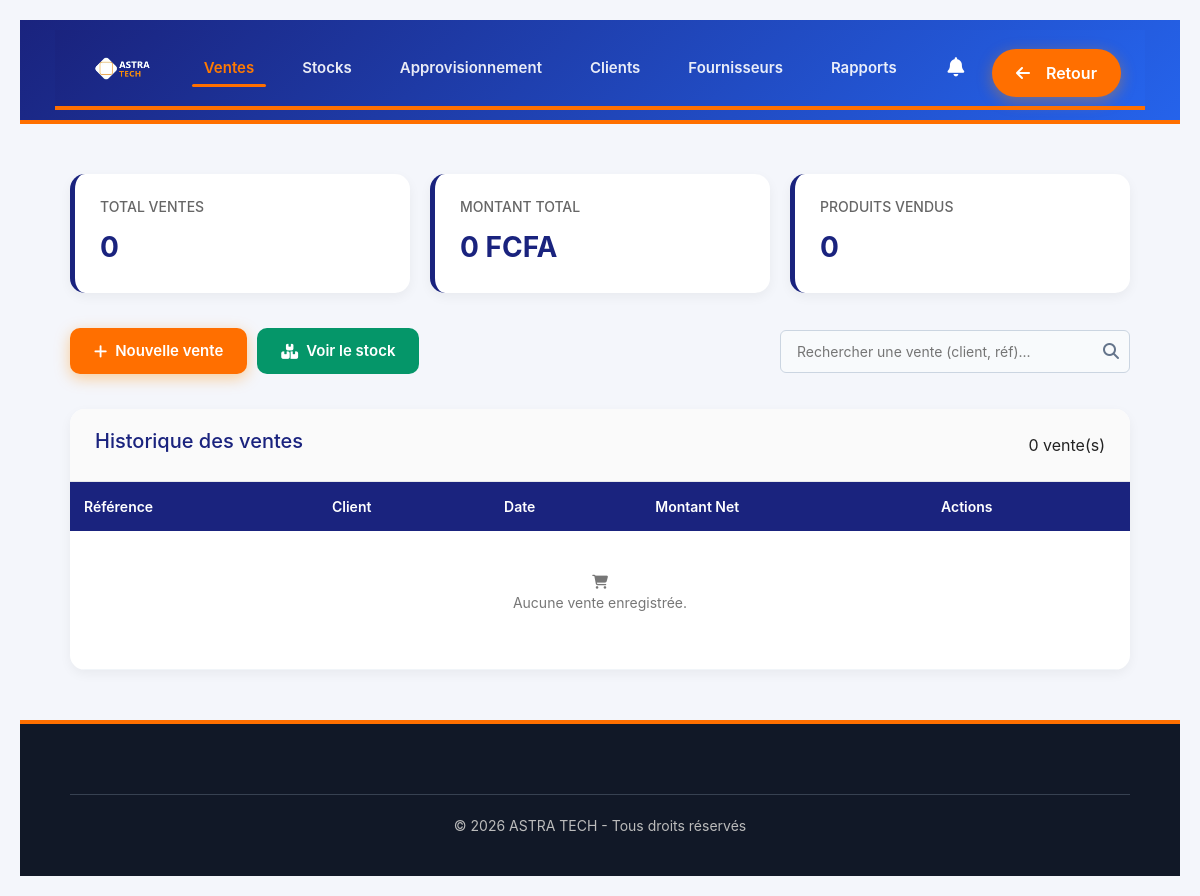
The page /vente/ (signed in) on the database as committed earlier.
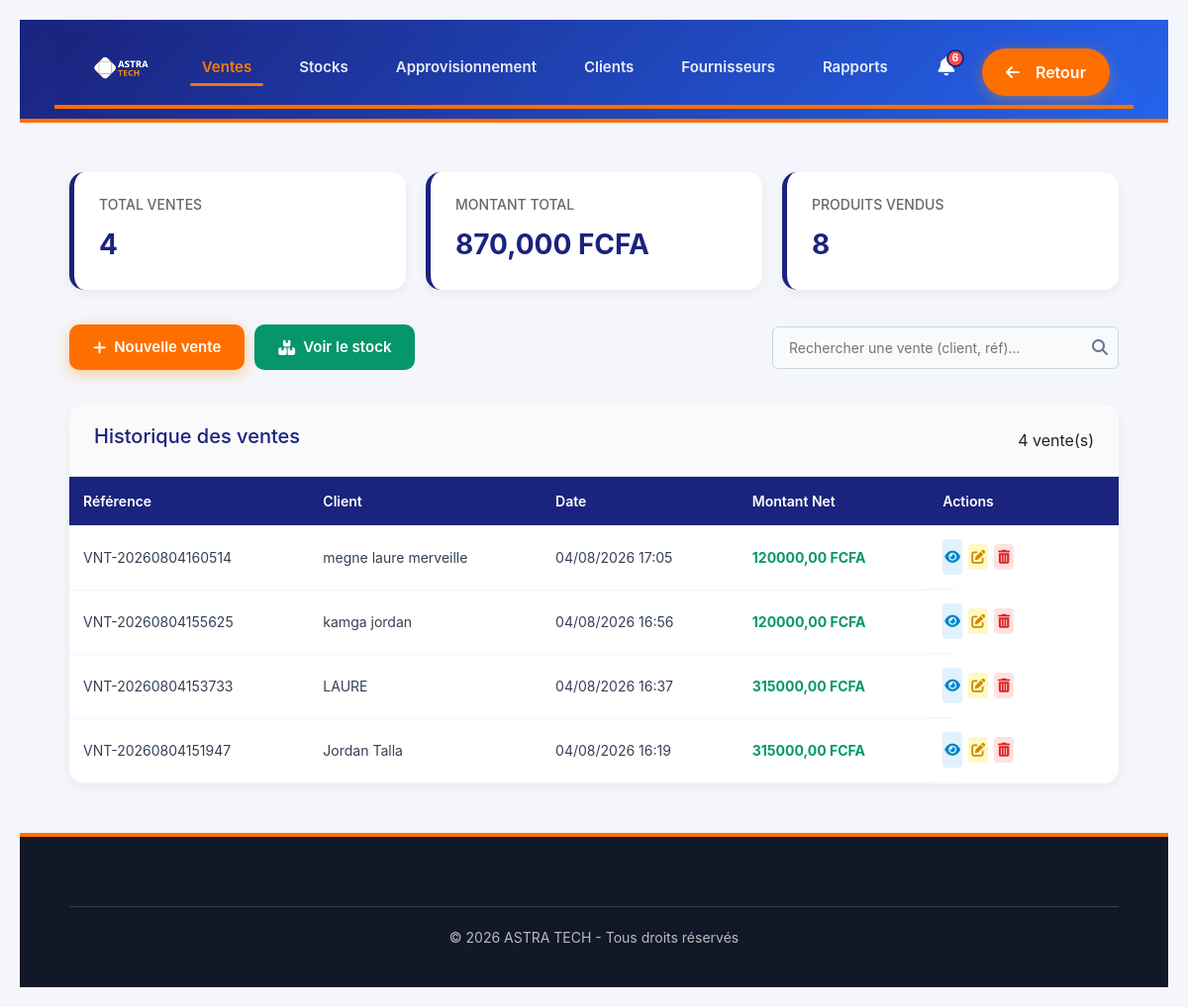
The same page on the database as committed later.
### astra/models.py (models this page shows, shortened)
class Vente(models.Model):
    STATUT_CHOICES = [
        ("en_attente", "En attente"),
        ("confirmee", "Confirmée"),
        ("livree", "Livrée"),
    ]
    reference = models.CharField(
        max_length=100,
        unique=True
    )
    client = models.ForeignKey(
        Client,
        on_delete=models.SET_NULL,
        null=True,
        blank=True,
        related_name="ventes"
    )
    date_vente = models.DateTimeField(
        default=timezone.now
    )
    montant_total = models.DecimalField(
        max_digits=12,
        decimal_places=2,
        default=0
    )
    mode_paiement = models.CharField(
        max_length=50,
        default="especes"
    )
    statut = models.CharField(
        max_length=50,
        choices=STATUT_CHOICES,
        default="en_attente"
    )
    est_archive = models.BooleanField(
        default=False
    )

class Client(models.Model):
    reference = models.CharField(
        max_length=100, unique=True, blank=True, null=True
    )
    nom = models.CharField(max_length=255)
    telephone = models.CharField(max_length=50, blank=True)
    email = models.EmailField(blank=True, null=True)
    adresse = models.TextField(blank=True)
    date_inscription = models.DateField(auto_now_add=True, null=True, blank=True)
    total_depense = models.DecimalField(
        max_digits=12, decimal_places=2, default=0
    )
    is_active = models.BooleanField(default=True)

### astra/views.py (the view)
# urls.py: path("vente/", views.ventes, name="ventes"),
@verifier_acces_strict
def ventes(request):
    produits = Produit.objects.filter(stock__gt=0, is_active=True)
    ventes_list = Vente.objects.filter(est_archive=False).select_related('client').order_by('-id')
    total_ventes_count = ventes_list.count()
    montant_total_global = ventes_list.aggregate(total=Sum('montant_total'))['total'] or 0
    produits_vendus_count = 0
    try:
        for ligne in LigneVente.objects.all():
            v = getattr(ligne, 'vente', None)
            if v and not getattr(v, 'est_archive', False):
                qte = getattr(ligne, 'quantite', getattr(ligne, 'qte', getattr(ligne, 'qty', 1)))
                produits_vendus_count += int(qte or 1)
    except Exception:
        pass
    if produits_vendus_count == 0:
        try:
            mouvements = MouvementStock.objects.filter(type_mouvement="sortie")
            produits_vendus_count = sum(m.quantite for m in mouvements if m.quantite)
        except Exception:
            pass
    if produits_vendus_count == 0 and total_ventes_count > 0:
        produits_vendus_count = total_ventes_count * 1 # Ajustez si chaque vente contient plusieurs articles
    produits_dispo_count = Produit.objects.filter(is_active=True).count() if 'Produil' else Produit.objects.filter(is_active=True).count()
    context = {
        'produits': produits,
        'ventes': ventes_list,
        'total_ventes_count': total_ventes_count,
        'montant_total_global': montant_total_global,
        'produits_vendus_count': produits_vendus_count,
        'produits_dispo_count': produits_dispo_count,
    }
    return render(request, 'astra/vente.html', context)

### astra/views.py (called while the page is built, shortened)
def verifier_acces_strict(view_func):
    @wraps(view_func)
    def wrapper(request, *args, **kwargs):
        is_logged = request.user.is_authenticated or request.session.get('connecte')
        return view_func(request, *args, **kwargs)
    return wrapper

### astra/Templates/astra/vente.html (shortened to what this page needs)
{% extends "base.html" %}
{% load static %}
{% block content %}
<link rel="stylesheet" href="{% static 'css/vente.css' %}">
<link rel="stylesheet" href="https://cdnjs.cloudflare.com/ajax/libs/font-awesome/6.5.0/css/all.min.css">
<main class="page-vente">
    <section class="stats-container">
        <div class="stat-card">
            <h4>Total ventes</h4>
            <span>{{ ventes|length }}</span>
        </div>
        <div class="stat-card">
            <h4>Montant total</h4>
            <span id="statMontant">0 FCFA</span>
        </div>
        <div class="stat-card">
            <h4>Produits vendus</h4>
            <span id="statProduits">{{ produits_vendus_count|default:"0" }}</span>
        </div>
    </section>
    <section class="actions"
        style="display: flex; flex-wrap: wrap; justify-content: space-between; align-items: center; gap: 10px;">
        <div style="display: flex; gap: 10px; flex-wrap: wrap;">
            <button id="btnNouvelleVente" class="btn-primary" type="button">
                <i class="fas fa-plus"></i> Nouvelle vente
            </button>
            <a href="{% url 'astra:stock' %}" class="btn-stock">
                <i class="fas fa-boxes"></i> Voir le stock
            </a>
        </div>
        <div class="search-filter-container">
            <input type="text" id="inputRechercheVente" placeholder="Rechercher une vente (client, réf)...">
            <i class="fas fa-search"></i>
        </div>
    </section>
    <section class="table-box">
        <div class="table-header">
            <h2>Historique des ventes</h2>
            <span>{{ ventes|length }} vente(s)</span>
        </div>
        <div class="table-responsive">
            <table>
                <thead>
                    <tr>
                        <th>Référence</th>
                        <th>Client</th>
                        <th>Date</th>
                        <th>Montant Net</th>
                        <th>Actions</th>
                    </tr>
                </thead>
                <tbody id="tableBody">
                    {% if ventes %}
                    {% for v in ventes %}
                    <tr data-montant="{{ v.montant_total }}">
                        <td>{{ v.reference }}</td>
                        <td>{% if v.client %}{{ v.client.nom }}{% else %}Client comptoir{% endif %}</td>
                        <td>{{ v.date_vente|date:"d/m/Y H:i" }}</td>
                        <td class="money">{{ v.montant_total }} FCFA</td>
                        <td class="actions-cell">
                            <button class="btn-view btnVoir" data-id="{{ v.id }}" type="button"
                                title="Voir les détails & Imprimer">
                                <i class="fas fa-eye"></i>
                            </button>
                            <button class="btn-edit btnModifier" data-id="{{ v.id }}"
                                data-client="{% if v.client %}{{ v.client.nom }}{% else %}{{ v.client_nom }}{% endif %}"
                                data-date="{{ v.date_vente|date:'Y-m-d' }}T{{ v.date_vente|time:'H:i' }}"
                                data-montant="{{ v.montant_total }}" data-paiement="{{ v.mode_paiement }}" type="button"
                                title="Modifier">
                                <i class="fas fa-edit"></i>
                            </button>
                            <button class="btn-delete btnSupprimer" data-id="{{ v.id }}" type="button"
                                title="Mettre dans la corbeille">
                                <i class="fas fa-trash-alt"></i>
                            </button>
                        </td>
                    </tr>
                    {% endfor %}
                    {% else %}
                    <tr>
                        <td colspan="5" class="empty">
                            <i class="fas fa-shopping-cart"></i>
                            <p>Aucune vente enregistrée.</p>
                        </td>
                    </tr>
                    {% endif %}
                </tbody>
            </table>
        </div>
    </section>
</main>
{% endblock %}

Rows that differ between the two databases and show on the page:
added Vente: reference "VNT-20260804160514", client.nom "megne laure merveille", date_vente "04/08/2026 17:05", montant_total "120000,00"
added Vente: reference "VNT-20260804155625", client.nom "kamga jordan", date_vente "04/08/2026 16:56", montant_total "120000,00"
added Vente: reference "VNT-20260804153733", client.nom "LAURE", date_vente "04/08/2026 16:37", montant_total "315000,00"
added Vente: reference "VNT-20260804151947", client.nom "Jordan Talla", date_vente "04/08/2026 16:19", montant_total "315000,00"
Other text that changed with them:
{{ stock_bas }}: (not shown) → "6"
{{ ventes|length }}: "0" → "4"
text written by a page script: "0 FCFA" → "870,000 FCFA"
{{ produits_vendus_count|default:"0" }}: "0" → "8"
text no longer shown: "Aucune vente enregistrée."
